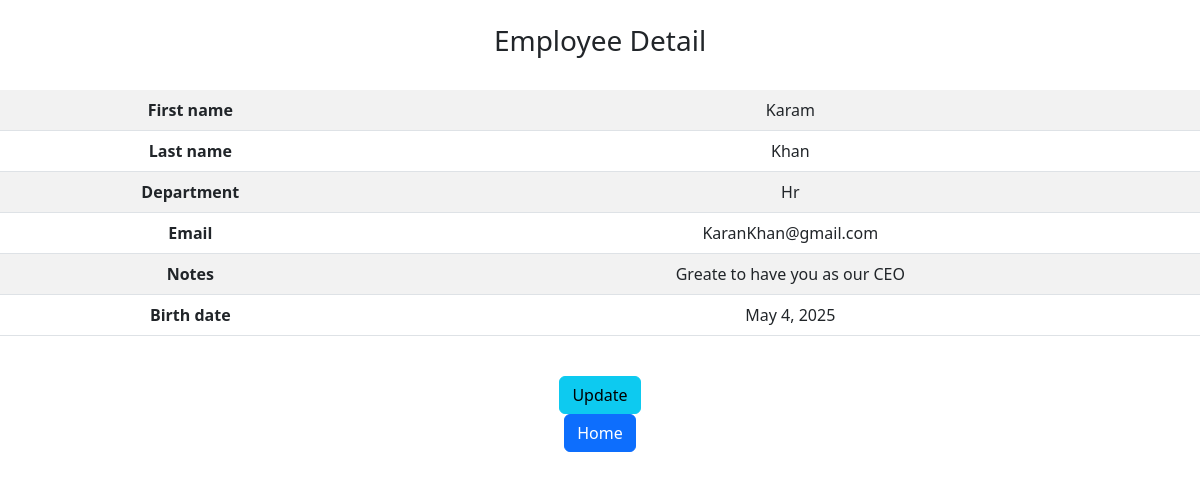
/employee-detail/3/ (signed in), run on the app's committed database.
### model/models.py (models this page shows, shortened)
class Employee(models.Model):
    first_name = models.CharField(max_length=30)
    last_name = models.CharField(max_length=30)
    email = models.EmailField()
    birth_date = models.DateField()
    notes = models.CharField(max_length=200)
    country= models.ForeignKey(Country,on_delete=models.CASCADE),
    department = models.ForeignKey(Department,on_delete=models.CASCADE)

class Department(models.Model):
    dept_name = models.CharField(max_length=20)
    city =  models.CharField(max_length=30)
    def __str__(self):
        return f"{self.dept_name}"

### model/views.py (the view)
# urls.py: path('employee-detail/<int:pk>/',views.employee_detail,name='employee-detail'),
@login_required
def employee_detail(request,pk):
    try:
        employee = get_object_or_404(Employee,pk=pk)
    except Http404:
        return render(request,'model/not_found.html',status=404)
    return render(request,'model/employee_detail.html',{'employee':employee})

### model/templates/model/employee_detail.html (shortened to what this page needs)
{%extends 'model/base.html'%}
{%block content%}
<div class="text-center">
    <br>
    <h3 class="text-center">
       Employee Detail
    </h3>
    <br>
    <table class="table table-striped table-hover">
        <tbody>
          <tr>
            <th scope="row">First name</th>
            <td>{{ employee.first_name }}</td>
          </tr>
          <tr>
            <th scope="row">Last name</th>
            <td>{{ employee.last_name }}</td>
          </tr>
          <tr>
            <th scope="row">Department</th>
            <td>{{ employee.department }}</td>
          </tr>
          <tr>
            <th scope="row">Email</th>
            <td>{{ employee.email }}</td>
          </tr>
          <tr>
            <th scope="row">Notes</th>
            <td>{{ employee.notes }}</td>
          </tr>
          <tr>
            <th scope="row">Birth date</th>
            <td>{{ employee.birth_date }}</td>
          </tr>
        </tbody>
      </table>
</div>
<br>
<div class="text-center">
    <form action="{%url 'update-employee' pk=employee.id%}">
        <button class="btn btn-info">Update</button>
    </form>
</div>
<div class="text-center">
    <a class="text-center" href="{%url 'all-employees'%}">
        <button class="btn btn-primary">Home</button>
    </a>
</div>
{%endblock%}

### data on the page
Employee: first_name "Karam", last_name "Khan", department "Hr", email "KaranKhan@gmail.com", notes "Greate to have you as our CEO", birth_date "May 4, 2025"
